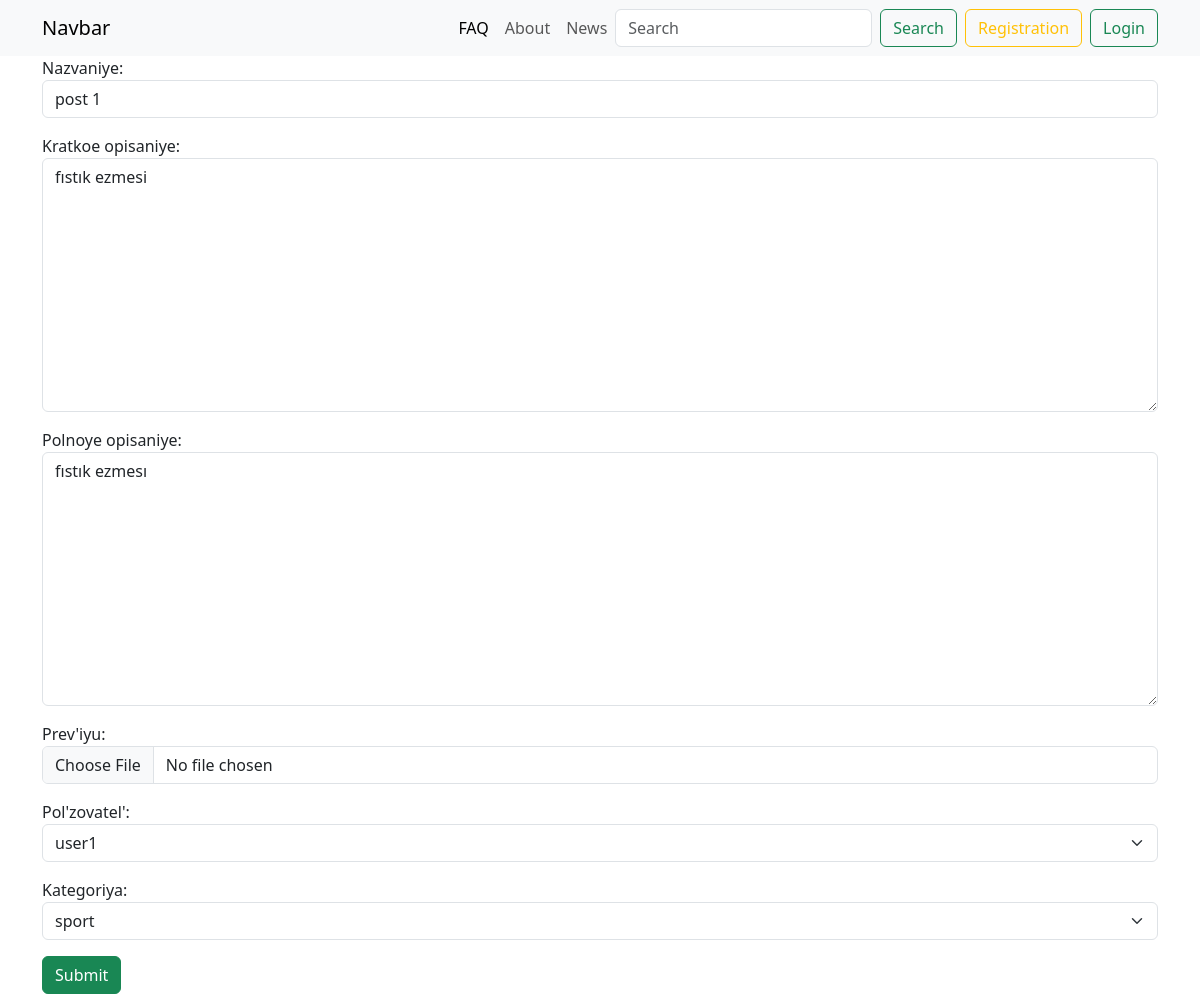
The app's page /news/post-1/edit/ with its own data.
### apps/main/models.py (models this page shows, shortened)
class BaseModel(models.Model):
    created_at = models.DateTimeField(
        verbose_name="Data cozdaniya", auto_now_add="True")  # 2026-04-09 15:10
    updated_at = models.DateField(
        verbose_name="Data izmeneniya", auto_now_add="True")
    class Meta:
        abstract = True  # makes it so that this model is not added to the database / abstract model

class Post(BaseModel):
    title = models.CharField(
        max_length=100, verbose_name="nazvaniye", unique=True)
    slug = models.SlugField(max_length=140, verbose_name="Slag", unique=True)
    short_description = models.TextField(verbose_name="Kratkoe opisaniye")
    full_description = models.TextField(
        verbose_name="polnoye opisaniye", null=True, blank=True)
    preview = models.ImageField(
        upload_to="media/previews/%y/%m/%d", verbose_name="prev'iyu")
    views_quantity = models.IntegerField(
        default=0, verbose_name="Kol-vo prosmotrov")
    is_active = models.BooleanField(default=True, verbose_name="Aktivna")
    author = models.ForeignKey(
        "auth.User", on_delete=models.CASCADE, verbose_name="pol'zovatel'")
    category = models.ForeignKey(
        Category, on_delete=models.CASCADE, verbose_name="Kategoriya")
    class Meta:
        verbose_name = "post"
        verbose_name_plural = "Posts"

### apps/main/views.py (the view, shortened to what this page needs)
# urls.py: path("news/<slug:slug>/edit/", views.PostUpdateView.as_view(), name="news-edit"),
class PostUpdateView(UpdateView):
    model = Post
    form_class = PostForm
    template_name = "main/news_create.html"
    slug_url_kwarg = "slug"

### apps/main/forms.py
class PostForm(forms.ModelForm):
    class Meta:
        model=Post
        fields=["title", "short_description", "full_description", "preview", "author" ,"category"]
        widgets={
            "title": forms.TextInput(attrs={
                "class":"form-control",
                "placeholder":"write title..."
            }),
            "short_description": forms.Textarea(attrs={
                "class":"form-control",
                "placeholder":"write short description..."
            }),
            "full_description": forms.Textarea(attrs={
                "class":"form-control",
                "placeholder":" full description..."
            }),
            "preview": forms.FileInput(attrs={
                "class":"form-control"
            }),
            "category":forms.Select(attrs={
                "class":"form-select"
            }),
            "author":forms.Select(attrs={
                "class":"form-select"
            })
        }

### apps/main/models.py (called while the page is built)
    def __str__(self):
        return self.name

### apps/main/templates/main/news_create.html (shortened to what this page needs)
{% extends "base.html" %}
{% block content %}
<form action="" method="post" class="container" enctype="multipart/form-data">
    {{ form.as_p }}
    <button class="btn btn-success">Submit</button>
</form>
{% endblock %}

### records on screen
Post: title "post 1", short_description "fıstık ezmesi", full_description "fıstık ezmesı", author "user1", category "sport"
